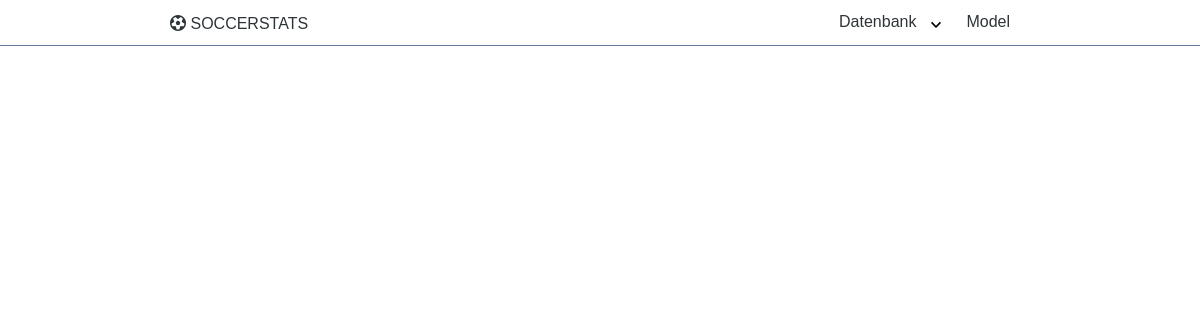
Before: /tables/ with the older database file.
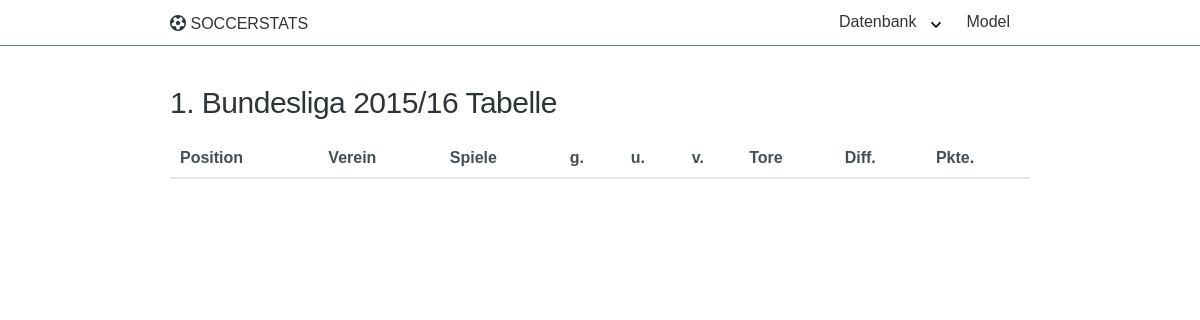
After: the same page with the newer database file.
### table/models.py (models this page shows)
class Table(models.Model):
    competition = models.ForeignKey(Competition, on_delete=models.CASCADE)
    league_caption = models.CharField(max_length=255)
    matchday = models.IntegerField()
    class Meta:
        get_latest_by = 'matchday'

### table/views.py (the view)
class TableListView(ListView):
    model = Table
    context_object_name = 'tables'

### templates/table/table_list.html (shortened to what this page needs)
{% extends 'SoccerStats/base.html' %}
{% load list_extras %}
{% block content %}
    {% for table in tables %}
        {% if table.competition.is_cup %}
            <a href="{% url 'table:cup_detail' table.id %}">
                <h2>{{ table.league_caption }} Tabelle</h2>
            </a>
            <grid>
                {% for group in table.group_set.all %}
                    <div col="1/2">
                        <card>
                            <h5>Gruppe {{ group.name }}</h5>
                            <hr>
                            <table>
                                <thead>
                                <tr>
                                    <th>Position</th>
                                    <th width="30%">Verein</th>
                                    <th>Spiele</th>
                                    <th>Tore</th>
                                    <th>Diff.</th>
                                    <th>Pkte.</th>
                                </tr>
                                </thead>
                                <tbody>
                                {% for group_standing in group.groupstanding_set.all %}
                                    <tr>
                                        <td>
                                            {% if cup_table_position_changes %}
                                                <tag>
                                                    {% if cup_table_position_changes|get_at_index:forloop.parentloop.counter0|get_at_index:forloop.counter0 == True %}
                                                        <i class="fa fa-arrow-up" aria-hidden="true"></i>
                                                    {% elif cup_table_position_changes|get_at_index:forloop.counter0 == False %}
                                                        <i class="fa fa-arrow-down" aria-hidden="true"></i>
                                                    {% else %}
                                                        <i class="fa fa-arrow-right" aria-hidden="true"></i>
                                                    {% endif %}
                                                </tag>
                                            {% endif %}
                                            {{ group_standing.rank }}
                                        </td>
                                        <td width="30%">{{ group_standing.team.name }}</td>
                                        <td>{{ group_standing.played_games }}</td>
                                        <td>{{ group_standing.goals }}:{{ group_standing.goals_against }}</td>
                                        <td>{{ group_standing.goal_difference }}</td>
                                        <td>{{ group_standing.points }}</td>
                                    </tr>
                                {% endfor %}
                                </tbody>
                            </table>
                        </card>
                    </div>
                {% endfor %}
            </grid>
        {% else %}
            <a href="{% url 'table:league_detail' table.id %}">
                <h2>{{ table.league_caption }} Tabelle</h2>
            </a>
            <table>
                <thead>
                <tr>
                    <th>Position</th>
                    <th>Verein</th>
                    <th>Spiele</th>
                    <th>g.</th>
                    <th>u.</th>
                    <th>v.</th>
                    <th>Tore</th>
                    <th>Diff.</th>
                    <th>Pkte.</th>
                </tr>
                </thead>
            </table>
        {% endif %}
    {% endfor %}
{% endblock %}

Changed rows visible on the page:
added Table: league_caption "1. Bundesliga 2015/16"
